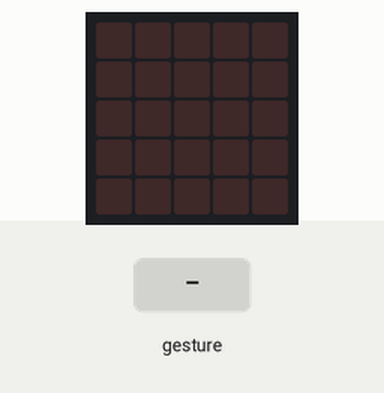
Recording of a program running on a simulated BBC micro:bit (MakeCode). Parts: the board's 5×5 LED display. The test bench sets the inputs (shaded band). Random numbers come from a fixed seed; a tilt is held for 1.5 s and a shake lasts 1 s, then the board lies face up again.

Above: at 1.2 s.
1.3 s: gesture 'shake'
At 2.7 s:
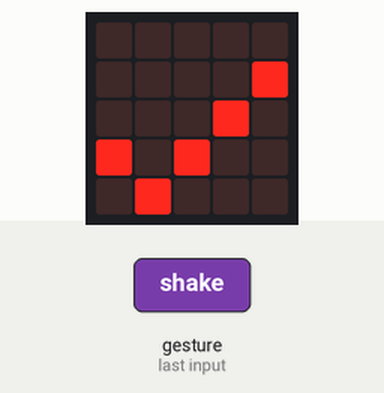
3.0 s: gesture 'shake'
At 4.0 s:
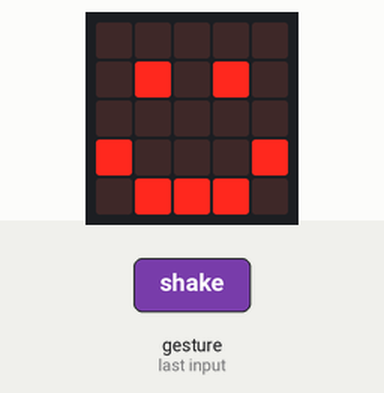
Timing chart, 0 to 6.0 s (numbered marks = the images above; inputs shaded):
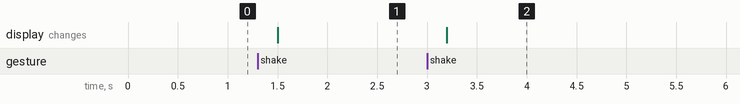

The program:

main.ts
```typescript
let hand = 0
input.onGesture(Gesture.Shake, function () {
    hand = randint(1, 3)
    if (hand == 1) {
        basic.showIcon(IconNames.Yes)
    } else if (hand == 2) {
        basic.showIcon(IconNames.No)
    } else {
        basic.showIcon(IconNames.Happy)
    }
})
```

test.ts
```typescript
// os teses vão aqui; isto não será compilado quando este pacote for usado como extensão.
```

Measured:
- after the input at 1.3 s, the display: changes after 0.20 s (image 1)
- after the input at 3.0 s, the display: changes after 0.20 s (image 2)
